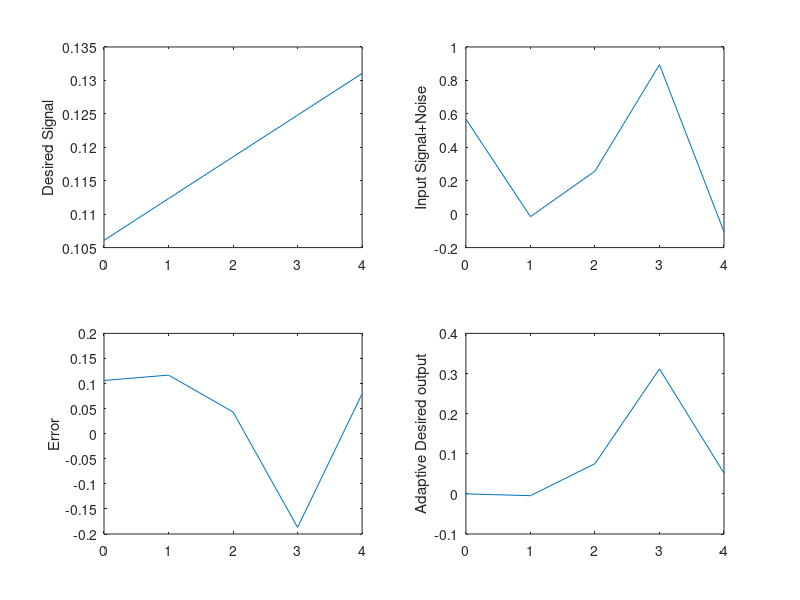

The MATLAB script that drew this image:
    clc
    close all
    clear all
     
    N=input('length of sequence N = ');
    t=[0:N-1];
    w0=0.001;  phi=0.1;
    d=sin(2*pi*[1:N]*w0+phi);
    x=d+randn(1,N)*0.5;
    w=zeros(1,N); 
    mu=input('mu = ');
    for i=1:N
       e(i) = d(i) - w(i)' * x(i);
       w(i+1) = w(i) + mu * e(i) * x(i);
    end
    for i=1:N
    yd(i) = sum(w(i)' * x(i));  
    end
    subplot(221),plot(t,d),ylabel('Desired Signal'),
    subplot(222),plot(t,x),ylabel('Input Signal+Noise'),
    subplot(223),plot(t,e),ylabel('Error'),
    subplot(224),plot(t,yd),ylabel('Adaptive Desired output');